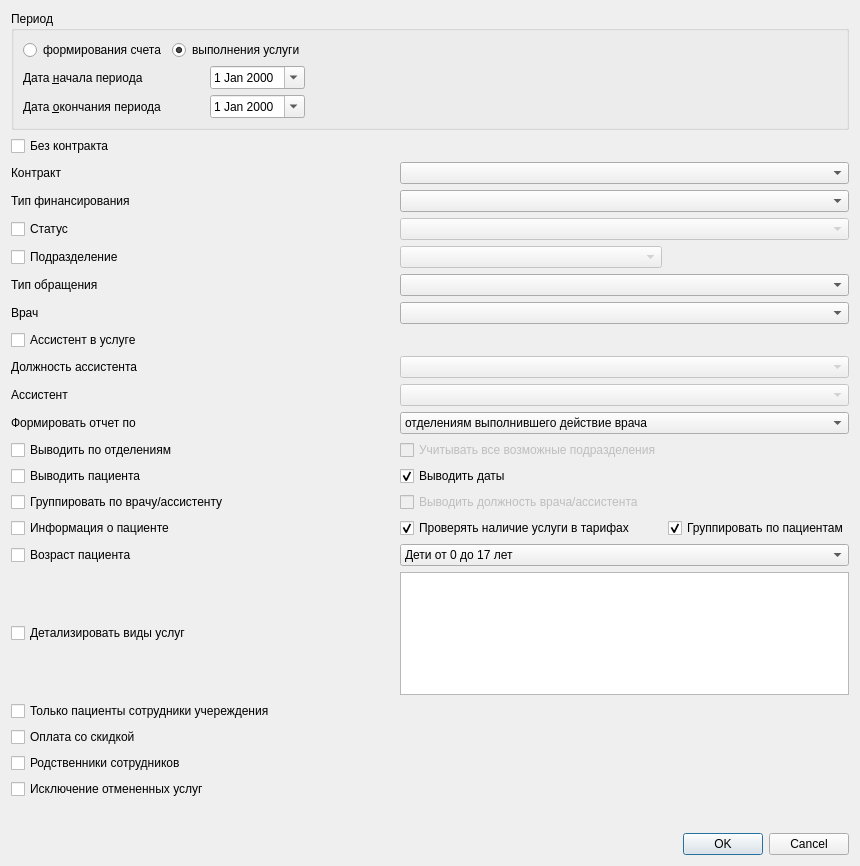
<?xml version="1.0" encoding="UTF-8"?>
<ui version="4.0">
 <class>ReportSetupByOrgStructureDialog</class>
 <widget class="QDialog" name="ReportSetupByOrgStructureDialog">
  <property name="geometry">
   <rect>
    <x>0</x>
    <y>0</y>
    <width>860</width>
    <height>866</height>
   </rect>
  </property>
  <property name="contextMenuPolicy">
   <enum>Qt::NoContextMenu</enum>
  </property>
  <property name="windowTitle">
   <string>Dialog</string>
  </property>
  <layout class="QGridLayout" name="gridLayout">
   <item row="32" column="1" colspan="3">
    <widget class="QDialogButtonBox" name="buttonBox">
     <property name="sizePolicy">
      <sizepolicy hsizetype="Expanding" vsizetype="Fixed">
       <horstretch>0</horstretch>
       <verstretch>0</verstretch>
      </sizepolicy>
     </property>
     <property name="orientation">
      <enum>Qt::Horizontal</enum>
     </property>
     <property name="standardButtons">
      <set>QDialogButtonBox::Cancel|QDialogButtonBox::Ok</set>
     </property>
    </widget>
   </item>
   <item row="4" column="2" colspan="2">
    <widget class="CRBComboBox" name="cmbFinance"/>
   </item>
   <item row="6" column="0" colspan="2">
    <widget class="QCheckBox" name="chkOrgStructure">
     <property name="text">
      <string>Подразделение</string>
     </property>
    </widget>
   </item>
   <item row="7" column="0" colspan="2">
    <widget class="QLabel" name="lblEventType">
     <property name="text">
      <string>Тип обращения</string>
     </property>
    </widget>
   </item>
   <item row="5" column="2" colspan="2">
    <widget class="QComboBox" name="cmbStatus">
     <property name="enabled">
      <bool>false</bool>
     </property>
    </widget>
   </item>
   <item row="23" column="2" colspan="2">
    <widget class="QComboBox" name="cmbClientAgeCategory">
     <item>
      <property name="text">
       <string>Дети от 0 до 17 лет</string>
      </property>
     </item>
     <item>
      <property name="text">
       <string>Взрослые от 18 лет</string>
      </property>
     </item>
    </widget>
   </item>
   <item row="20" column="3">
    <widget class="QCheckBox" name="chkGroupByPatient">
     <property name="text">
      <string>Группировать по пациентам</string>
     </property>
     <property name="checked">
      <bool>true</bool>
     </property>
    </widget>
   </item>
   <item row="26" column="0" colspan="2">
    <widget class="QCheckBox" name="chkOnlyDiscountPayment">
     <property name="text">
      <string>Оплата со скидкой</string>
     </property>
    </widget>
   </item>
   <item row="31" column="0" rowspan="2" colspan="4">
    <spacer name="verticalSpacer">
     <property name="orientation">
      <enum>Qt::Vertical</enum>
     </property>
     <property name="sizeHint" stdset="0">
      <size>
       <width>585</width>
       <height>63</height>
      </size>
     </property>
    </spacer>
   </item>
   <item row="13" column="2" colspan="2">
    <widget class="QComboBox" name="cmbReportType">
     <item>
      <property name="text">
       <string>отделениям выполнившего действие врача</string>
      </property>
     </item>
     <item>
      <property name="text">
       <string>отделениям за которым закреплено действие</string>
      </property>
     </item>
    </widget>
   </item>
   <item row="6" column="2">
    <widget class="COrgStructureComboBox" name="cmbOrgStructure">
     <property name="enabled">
      <bool>false</bool>
     </property>
    </widget>
   </item>
   <item row="28" column="0">
    <widget class="QCheckBox" name="chkRefused">
     <property name="text">
      <string>Исключение отмененных услуг</string>
     </property>
    </widget>
   </item>
   <item row="15" column="2">
    <widget class="QCheckBox" name="chkAllOrgStructure">
     <property name="enabled">
      <bool>false</bool>
     </property>
     <property name="text">
      <string>Учитывать все возможные подразделения</string>
     </property>
    </widget>
   </item>
   <item row="17" column="0">
    <widget class="QCheckBox" name="chkPerson">
     <property name="text">
      <string>Группировать по врачу/ассистенту</string>
     </property>
    </widget>
   </item>
   <item row="23" column="0" colspan="2">
    <widget class="QCheckBox" name="chkClientAgeCategory">
     <property name="text">
      <string>Возраст пациента</string>
     </property>
    </widget>
   </item>
   <item row="9" column="0">
    <widget class="QCheckBox" name="chkAssistant">
     <property name="text">
      <string>Ассистент в услуге</string>
     </property>
    </widget>
   </item>
   <item row="27" column="0">
    <widget class="QCheckBox" name="chkOnlyStaffRelative">
     <property name="text">
      <string>Родственники сотрудников</string>
     </property>
    </widget>
   </item>
   <item row="17" column="2">
    <widget class="QCheckBox" name="chkPost">
     <property name="enabled">
      <bool>false</bool>
     </property>
     <property name="text">
      <string>Выводить должность врача/ассистента</string>
     </property>
    </widget>
   </item>
   <item row="10" column="2" colspan="2">
    <widget class="CRBComboBox" name="cmbAssistantPost">
     <property name="enabled">
      <bool>false</bool>
     </property>
    </widget>
   </item>
   <item row="10" column="0">
    <widget class="QLabel" name="lblAssistantPost">
     <property name="text">
      <string>Должность ассистента</string>
     </property>
    </widget>
   </item>
   <item row="11" column="0">
    <widget class="QLabel" name="lblAssistant">
     <property name="text">
      <string>Ассистент</string>
     </property>
    </widget>
   </item>
   <item row="13" column="0" colspan="2">
    <widget class="QLabel" name="lblReportType">
     <property name="text">
      <string>Формировать отчет по</string>
     </property>
     <property name="buddy">
      <cstring>cmbReportType</cstring>
     </property>
    </widget>
   </item>
   <item row="11" column="2" colspan="2">
    <widget class="CPersonComboBoxEx" name="cmbAssistant">
     <property name="enabled">
      <bool>false</bool>
     </property>
    </widget>
   </item>
   <item row="8" column="2" colspan="2">
    <widget class="CPersonComboBoxEx" name="cmbPerson"/>
   </item>
   <item row="2" column="2" colspan="2">
    <widget class="CContractComboBox" name="cmbContract"/>
   </item>
   <item row="7" column="2" colspan="2">
    <widget class="CRBComboBox" name="cmbEventType"/>
   </item>
   <item row="20" column="2">
    <widget class="QCheckBox" name="chkPresenceInTariffs">
     <property name="text">
      <string>Проверять наличие услуги в тарифах</string>
     </property>
     <property name="checked">
      <bool>true</bool>
     </property>
    </widget>
   </item>
   <item row="20" column="0">
    <widget class="QCheckBox" name="chkPatientInfo">
     <property name="text">
      <string>Информация о пациенте</string>
     </property>
    </widget>
   </item>
   <item row="5" column="0" colspan="2">
    <widget class="QCheckBox" name="chkStatus">
     <property name="text">
      <string>Статус</string>
     </property>
    </widget>
   </item>
   <item row="25" column="0" colspan="3">
    <widget class="QCheckBox" name="chkOnlyClientAsPersonInLPU">
     <property name="text">
      <string>Только пациенты сотрудники учереждения</string>
     </property>
    </widget>
   </item>
   <item row="4" column="0" colspan="2">
    <widget class="QLabel" name="lblFinance">
     <property name="text">
      <string>Тип финансирования</string>
     </property>
     <property name="buddy">
      <cstring>cmbFinance</cstring>
     </property>
    </widget>
   </item>
   <item row="8" column="0">
    <widget class="QLabel" name="lblPerson">
     <property name="text">
      <string>Врач</string>
     </property>
    </widget>
   </item>
   <item row="2" column="0" colspan="2">
    <widget class="QLabel" name="lblContract">
     <property name="text">
      <string>Контракт</string>
     </property>
     <property name="buddy">
      <cstring>cmbContract</cstring>
     </property>
    </widget>
   </item>
   <item row="15" column="0">
    <widget class="QCheckBox" name="chkOutputByOrgStructure">
     <property name="text">
      <string>Выводить по отделениям</string>
     </property>
    </widget>
   </item>
   <item row="1" column="0">
    <widget class="QCheckBox" name="chkNotContract">
     <property name="text">
      <string>Без контракта</string>
     </property>
    </widget>
   </item>
   <item row="24" column="0">
    <widget class="QCheckBox" name="chkDetailServiceTypes">
     <property name="text">
      <string>Детализировать виды услуг</string>
     </property>
    </widget>
   </item>
   <item row="0" column="0" colspan="4">
    <widget class="QGroupBox" name="gbDateInterval">
     <property name="title">
      <string>Период</string>
     </property>
     <layout class="QGridLayout" name="gridLayout_2">
      <item row="0" column="1" colspan="2">
       <widget class="QRadioButton" name="rbtnByActionEndDate">
        <property name="text">
         <string>выполнения услуги</string>
        </property>
        <property name="checked">
         <bool>true</bool>
        </property>
       </widget>
      </item>
      <item row="1" column="3">
       <spacer name="spacer_2">
        <property name="orientation">
         <enum>Qt::Horizontal</enum>
        </property>
        <property name="sizeHint" stdset="0">
         <size>
          <width>78</width>
          <height>20</height>
         </size>
        </property>
       </spacer>
      </item>
      <item row="3" column="3">
       <spacer name="spacer">
        <property name="orientation">
         <enum>Qt::Horizontal</enum>
        </property>
        <property name="sizeHint" stdset="0">
         <size>
          <width>78</width>
          <height>20</height>
         </size>
        </property>
       </spacer>
      </item>
      <item row="1" column="0" colspan="2">
       <widget class="QLabel" name="lblBegDate">
        <property name="text">
         <string>Дата &amp;начала периода</string>
        </property>
        <property name="buddy">
         <cstring>edtBegDate</cstring>
        </property>
       </widget>
      </item>
      <item row="1" column="2">
       <widget class="CDateEdit" name="edtBegDate">
        <property name="calendarPopup">
         <bool>true</bool>
        </property>
       </widget>
      </item>
      <item row="3" column="0" colspan="2">
       <widget class="QLabel" name="lblEndDate">
        <property name="text">
         <string>Дата &amp;окончания периода</string>
        </property>
        <property name="buddy">
         <cstring>edtEndDate</cstring>
        </property>
       </widget>
      </item>
      <item row="0" column="0">
       <widget class="QRadioButton" name="rbtnByFormingAccountDate">
        <property name="text">
         <string>формирования счета</string>
        </property>
        <property name="checked">
         <bool>false</bool>
        </property>
       </widget>
      </item>
      <item row="3" column="2">
       <widget class="CDateEdit" name="edtEndDate">
        <property name="calendarPopup">
         <bool>true</bool>
        </property>
       </widget>
      </item>
     </layout>
     <zorder>spacer</zorder>
     <zorder>spacer_2</zorder>
     <zorder>lblBegDate</zorder>
     <zorder>lblEndDate</zorder>
     <zorder>rbtnByFormingAccountDate</zorder>
     <zorder>rbtnByActionEndDate</zorder>
     <zorder>edtBegDate</zorder>
     <zorder>edtEndDate</zorder>
    </widget>
   </item>
   <item row="16" column="0">
    <widget class="QCheckBox" name="chkShowClient">
     <property name="text">
      <string>Выводить пациента</string>
     </property>
    </widget>
   </item>
   <item row="16" column="2">
    <widget class="QCheckBox" name="chkShowDates">
     <property name="text">
      <string>Выводить даты</string>
     </property>
     <property name="checked">
      <bool>true</bool>
     </property>
    </widget>
   </item>
   <item row="24" column="2" colspan="2">
    <widget class="QListView" name="lstServiceTypes">
     <property name="minimumSize">
      <size>
       <width>0</width>
       <height>75</height>
      </size>
     </property>
     <property name="maximumSize">
      <size>
       <width>16777215</width>
       <height>130</height>
      </size>
     </property>
     <property name="editTriggers">
      <set>QAbstractItemView::NoEditTriggers</set>
     </property>
     <property name="selectionMode">
      <enum>QAbstractItemView::MultiSelection</enum>
     </property>
    </widget>
   </item>
  </layout>
 </widget>
 <customwidgets>
  <customwidget>
   <class>CRBComboBox</class>
   <extends>QComboBox</extends>
   <header>library/crbcombobox.h</header>
  </customwidget>
  <customwidget>
   <class>CPersonComboBoxEx</class>
   <extends>QComboBox</extends>
   <header>Orgs/PersonComboBoxEx.h</header>
  </customwidget>
  <customwidget>
   <class>CDateEdit</class>
   <extends>QDateEdit</extends>
   <header>library/DateEdit.h</header>
  </customwidget>
  <customwidget>
   <class>CContractComboBox</class>
   <extends>QComboBox</extends>
   <header>Orgs/OrgComboBox.h</header>
  </customwidget>
  <customwidget>
   <class>COrgStructureComboBox</class>
   <extends>QComboBox</extends>
   <header>Orgs/OrgStructComboBoxes.h</header>
  </customwidget>
 </customwidgets>
 <tabstops>
  <tabstop>cmbContract</tabstop>
  <tabstop>cmbFinance</tabstop>
  <tabstop>chkStatus</tabstop>
  <tabstop>cmbStatus</tabstop>
  <tabstop>chkOrgStructure</tabstop>
  <tabstop>cmbOrgStructure</tabstop>
  <tabstop>cmbReportType</tabstop>
  <tabstop>chkAllOrgStructure</tabstop>
  <tabstop>buttonBox</tabstop>
 </tabstops>
 <resources/>
 <connections>
  <connection>
   <sender>buttonBox</sender>
   <signal>accepted()</signal>
   <receiver>ReportSetupByOrgStructureDialog</receiver>
   <slot>accept()</slot>
   <hints>
    <hint type="sourcelabel">
     <x>640</x>
     <y>534</y>
    </hint>
    <hint type="destinationlabel">
     <x>157</x>
     <y>255</y>
    </hint>
   </hints>
  </connection>
  <connection>
   <sender>buttonBox</sender>
   <signal>rejected()</signal>
   <receiver>ReportSetupByOrgStructureDialog</receiver>
   <slot>reject()</slot>
   <hints>
    <hint type="sourcelabel">
     <x>640</x>
     <y>534</y>
    </hint>
    <hint type="destinationlabel">
     <x>286</x>
     <y>255</y>
    </hint>
   </hints>
  </connection>
  <connection>
   <sender>chkStatus</sender>
   <signal>clicked(bool)</signal>
   <receiver>cmbStatus</receiver>
   <slot>setEnabled(bool)</slot>
   <hints>
    <hint type="sourcelabel">
     <x>80</x>
     <y>138</y>
    </hint>
    <hint type="destinationlabel">
     <x>645</x>
     <y>140</y>
    </hint>
   </hints>
  </connection>
  <connection>
   <sender>chkOrgStructure</sender>
   <signal>clicked(bool)</signal>
   <receiver>cmbOrgStructure</receiver>
   <slot>setEnabled(bool)</slot>
   <hints>
    <hint type="sourcelabel">
     <x>102</x>
     <y>164</y>
    </hint>
    <hint type="destinationlabel">
     <x>420</x>
     <y>166</y>
    </hint>
   </hints>
  </connection>
  <connection>
   <sender>chkClientAgeCategory</sender>
   <signal>clicked(bool)</signal>
   <receiver>cmbClientAgeCategory</receiver>
   <slot>setEnabled(bool)</slot>
   <hints>
    <hint type="sourcelabel">
     <x>119</x>
     <y>340</y>
    </hint>
    <hint type="destinationlabel">
     <x>533</x>
     <y>342</y>
    </hint>
   </hints>
  </connection>
  <connection>
   <sender>chkOnlyDiscountPayment</sender>
   <signal>toggled(bool)</signal>
   <receiver>chkOnlyStaffRelative</receiver>
   <slot>setEnabled(bool)</slot>
   <hints>
    <hint type="sourcelabel">
     <x>97</x>
     <y>388</y>
    </hint>
    <hint type="destinationlabel">
     <x>99</x>
     <y>411</y>
    </hint>
   </hints>
  </connection>
  <connection>
   <sender>chkAssistant</sender>
   <signal>toggled(bool)</signal>
   <receiver>cmbAssistant</receiver>
   <slot>setEnabled(bool)</slot>
   <hints>
    <hint type="sourcelabel">
     <x>139</x>
     <y>233</y>
    </hint>
    <hint type="destinationlabel">
     <x>192</x>
     <y>233</y>
    </hint>
   </hints>
  </connection>
  <connection>
   <sender>chkAssistant</sender>
   <signal>toggled(bool)</signal>
   <receiver>cmbPerson</receiver>
   <slot>setDisabled(bool)</slot>
   <hints>
    <hint type="sourcelabel">
     <x>118</x>
     <y>229</y>
    </hint>
    <hint type="destinationlabel">
     <x>221</x>
     <y>212</y>
    </hint>
   </hints>
  </connection>
  <connection>
   <sender>chkAssistant</sender>
   <signal>toggled(bool)</signal>
   <receiver>lblPerson</receiver>
   <slot>setDisabled(bool)</slot>
   <hints>
    <hint type="sourcelabel">
     <x>54</x>
     <y>231</y>
    </hint>
    <hint type="destinationlabel">
     <x>45</x>
     <y>213</y>
    </hint>
   </hints>
  </connection>
  <connection>
   <sender>chkAssistant</sender>
   <signal>toggled(bool)</signal>
   <receiver>cmbAssistantPost</receiver>
   <slot>setEnabled(bool)</slot>
   <hints>
    <hint type="sourcelabel">
     <x>110</x>
     <y>233</y>
    </hint>
    <hint type="destinationlabel">
     <x>526</x>
     <y>257</y>
    </hint>
   </hints>
  </connection>
  <connection>
   <sender>chkPerson</sender>
   <signal>toggled(bool)</signal>
   <receiver>chkPost</receiver>
   <slot>setEnabled(bool)</slot>
   <hints>
    <hint type="sourcelabel">
     <x>110</x>
     <y>357</y>
    </hint>
    <hint type="destinationlabel">
     <x>345</x>
     <y>357</y>
    </hint>
   </hints>
  </connection>
 </connections>
</ui>
